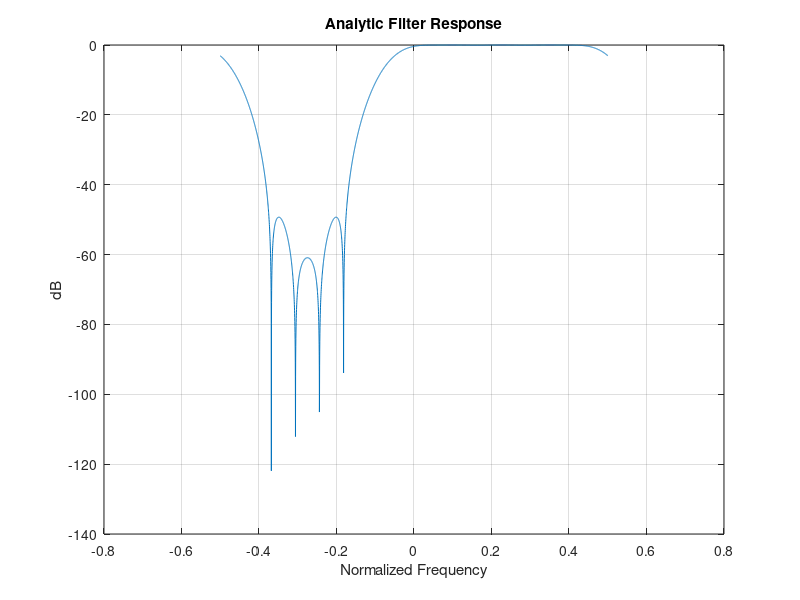

MATLAB code to generate this figure: (Note: this script raises an error after producing the figure.)
clear; clc; clear all; clf;
pkg load signal

# FIR1 analytic filter
len = 16;
dislocation = -0.1;
b = fir1(len, 0.5 - dislocation);
a = 1;

# Shift to bandpass via frequency-shift theorem
shift = (1 + dislocation) * (2*pi/4);
b = b .* exp(j * shift * (0:length(b)-1));

# Show filter
[H, w] = freqz(b, a, 4096, 'whole');
H = fftshift(H);
f = linspace(-0.5, 0.5, 4096);

plot(f, 20*log10(abs(H) + 1e-12));
grid on;
xlabel('Normalized Frequency');
ylabel('dB');
title('Analytic Filter Response');

# Export coefficients
export("analytic.hpp", b, []);
print('-dpng', 'analytic.png', '-r150');
